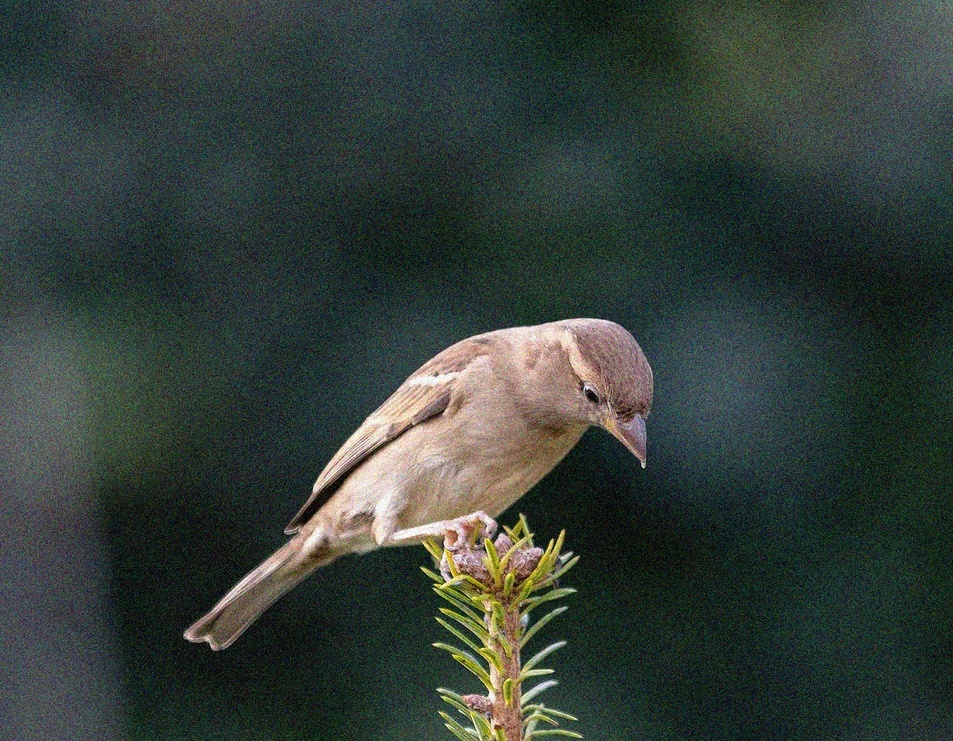
#> input picture gauss/bird_noisy.jpg, 953 x 741 px, shrunk from 1280 x 995 before the run
$ python colornon.py
#> lines starting #> are read from the running program, lines starting #| are printed output that depends on the picture
import cv2
import numpy as np
import matplotlib.pyplot as plt

def opencv_nl_means_colored(image, h, templateWindowSize, searchWindowSize):
    return cv2.fastNlMeansDenoisingColored(image, None, h, h, templateWindowSize, searchWindowSize)

def process_and_display_colored(image, h, templateWindowSize, searchWindowSize):
    denoised = opencv_nl_means_colored(image, h, templateWindowSize, searchWindowSize)

    plt.figure(figsize=(12, 6))
    plt.subplot(121)
    plt.imshow(cv2.cvtColor(image, cv2.COLOR_BGR2RGB))  # 转换为RGB格式进行显示
    plt.title('Original')
    plt.axis('off')

    plt.subplot(122)
    plt.imshow(cv2.cvtColor(denoised, cv2.COLOR_BGR2RGB))  # 转换为RGB格式进行显示
    plt.title('Denoised Image (non_local_means)')
    plt.axis('off')

    plt.suptitle(f'h={h}, template={templateWindowSize}, search={searchWindowSize}')
    plt.tight_layout()
    plt.show()

    return denoised

# 读取彩色图像
image = cv2.imread('bird_noisy.jpg')  # 使用彩色读取
#> image is the input picture: shape (741, 953, 3); mean B, G, R 56.8, 62.2, 51.9

if image is None:
    print("Error: Could not read the image.")
    exit()

# 尝试不同的参数组合
params = [
    (10, 7, 21),   # 默认参数
    (20, 7, 21),   # 增加 h
    (30, 7, 21),   # 进一步增加 h
    (20, 5, 21),   # 减小模板窗口
    (20, 7, 35),   # 增加搜索窗口
]

best_denoised = None
best_params = None

for h, templateWindowSize, searchWindowSize in params:
    print(f"\nTrying h={h}, template={templateWindowSize}, search={searchWindowSize}")
    denoised = process_and_display_colored(image, h, templateWindowSize, searchWindowSize)

    if best_denoised is None:
        best_denoised = denoised
        best_params = (h, templateWindowSize, searchWindowSize)
    else:
        user_input = input("Is this result better than the previous best? (y/n): ").lower()
        if user_input == 'y':
            best_denoised = denoised
            best_params = (h, templateWindowSize, searchWindowSize)
#> this loop made 5 passes; the answer given on pass 2: y
#> pass 1, in process_and_display_colored, `plt.show()`:
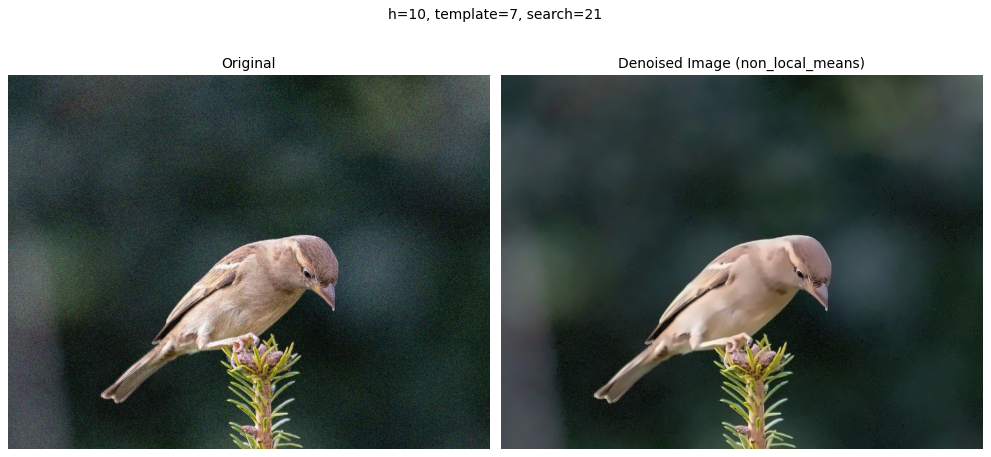
#> figure drawn by matplotlib, 2 panels
#> pass 3, in process_and_display_colored (call 3), `denoised = opencv_nl_means_colored(image, h, templateWindowSize, searc..`:
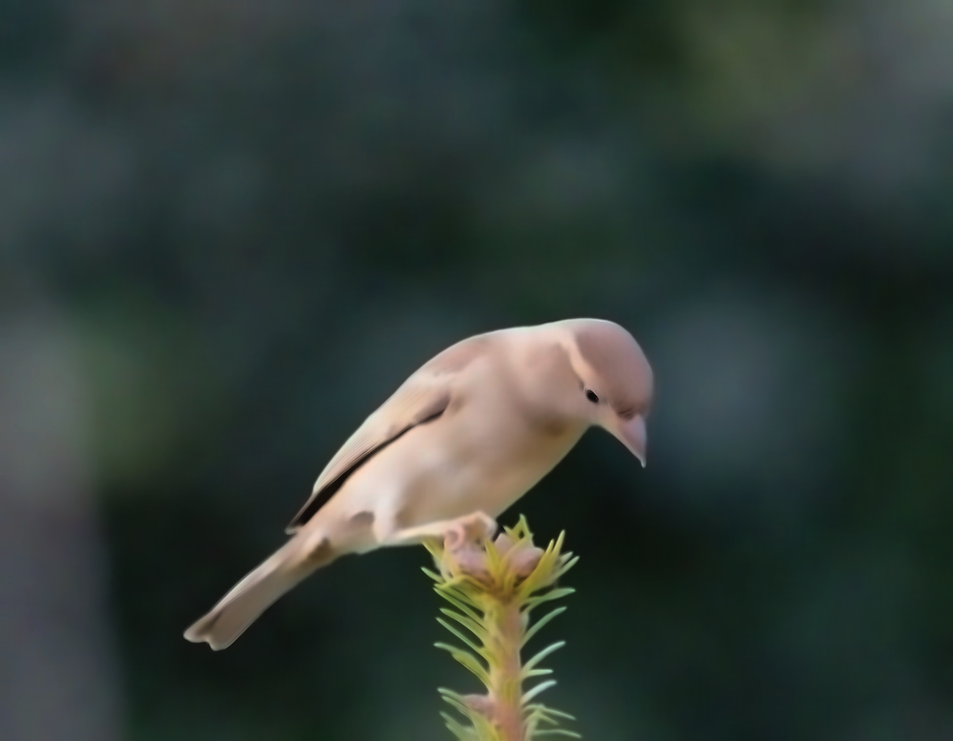
#> denoised: shape (741, 953, 3); mean B, G, R 55.2, 60.8, 50.3

print(f"\nBest parameters: h={best_params[0]}, template={best_params[1]}, search={best_params[2]}")
#| Best parameters: h=20, template=7, search=35
cv2.imwrite('bird_color_local_means.jpg', best_denoised)
print("Best denoised image saved as 'bird_color_local_means.jpg'")
